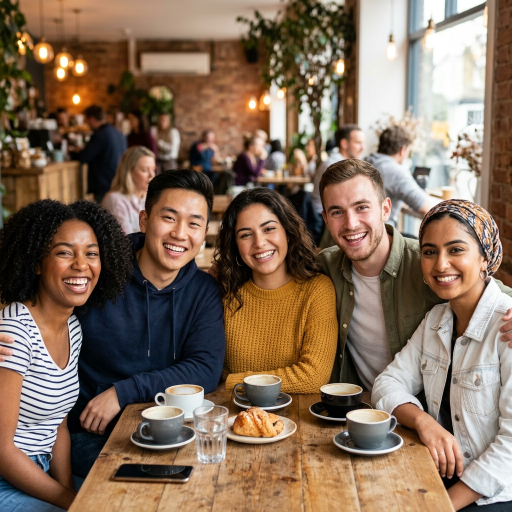
#> input picture Images/sample_group.png, 1024 x 1024 px (shown at 1/2 size)
$ python -i model.py   (imports and definitions only)
#> lines starting #> are read from the running program, lines starting #| are printed output that depends on the picture
import os
import cv2
import numpy as np
import urllib.request
from PIL import Image, ImageDraw

# Configuration paths relative to this file
BASE_DIR = os.path.dirname(os.path.abspath(__file__))
DATASET_DIR = os.path.join(BASE_DIR, "dataset")
CASCADE_PATH = os.path.join(DATASET_DIR, "haarcascade_frontalface_default.xml")

def get_cascade_path():
    """Retrieves the Haar Cascade XML path, downloading it if missing."""
    if os.path.exists(CASCADE_PATH):
        return CASCADE_PATH

    url = "https://raw.githubusercontent.com/opencv/opencv/master/data/haarcascades/haarcascade_frontalface_default.xml"
    os.makedirs(DATASET_DIR, exist_ok=True)
    try:
        print(f"[INFO] Downloading Haar Cascade XML from {url}...")
        urllib.request.urlretrieve(url, CASCADE_PATH)
        print("[SUCCESS] Haar Cascade XML successfully saved!")
        return CASCADE_PATH
    except Exception as e:
        print(f"[WARNING] Failed to download Haar Cascade: {e}")
        raise FileNotFoundError(f"Could not load Haar Cascade xml file: {e}")

def detect_faces(img_pil, scale_factor=1.1, min_neighbors=5):
    """Detects faces in a PIL Image using OpenCV's Haar Cascade.

    Args:
        img_pil: Pillow Image object.
        scale_factor: How much the image size is reduced at each image scale.
        min_neighbors: How many neighbors each candidate rectangle should have.

    Returns:
        List of coordinates: [(x, y, w, h), ...]
    """
    # 1. Convert PIL image to NumPy array
    img_np = np.array(img_pil)

    # Ensure standard RGB channel format
    if img_pil.mode != "RGB":
        img_np = cv2.cvtColor(img_np, cv2.COLOR_RGBA2RGB)

    # 2. Convert RGB to Grayscale (standard preprocessing step for Haar Cascade)
    gray = cv2.cvtColor(img_np, cv2.COLOR_RGB2GRAY)

    # 3. Load pre-trained Haar Cascade classifier
    cascade_file = get_cascade_path()
    face_cascade = cv2.CascadeClassifier(cascade_file)

    # 4. Run face detection
    faces = face_cascade.detectMultiScale(
        gray,
        scaleFactor=scale_factor,
        minNeighbors=min_neighbors,
        minSize=(30, 30)
    )

    # Return list of bounding coordinates
    return [tuple(map(int, face)) for face in faces]

def draw_faces(img_pil, faces_coords):
    """Draws colored bounding boxes around coordinates on a PIL Image."""
    img_drawn = img_pil.copy()
    draw = ImageDraw.Draw(img_drawn)
    for (x, y, w, h) in faces_coords:
        # Draw a thick green rectangle
        draw.rectangle([x, y, x + w, y + h], outline="#38ef7d", width=3)
    return img_drawn

def crop_faces(img_pil, faces_coords):
    """Crops out individual face regions from a PIL Image."""
    crops = []
    for (x, y, w, h) in faces_coords:
        face_crop = img_pil.crop((x, y, x + w, y + h))
        crops.append(face_crop)
    return crops

# [4 lines not run here, left out]

>>> from PIL import Image
>>> picture = Image.open('Images/sample_group.png')
#> picture is the input picture: PIL image 1024x1024 RGB; mean R, G, B 131.7, 108.9, 90.5
>>> result = detect_faces(picture)
#> in detect_faces, `gray = cv2.cvtColor(img_np, cv2.COLOR_RGB2GRAY)`:
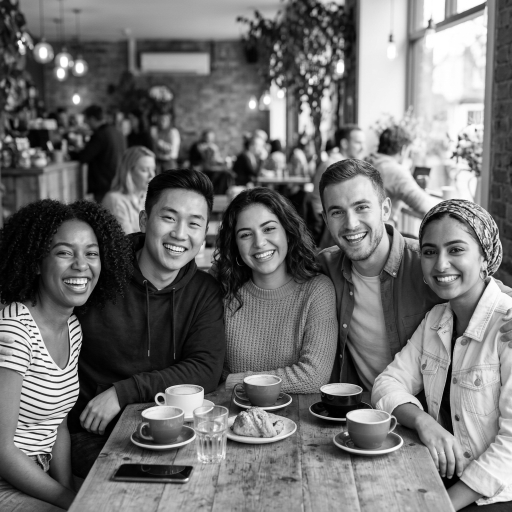
#> gray: shape (1024, 1024) (shown at 1/2 size); min 0, max 255, mean 113.6
#> in detect_faces, `faces = face_cascade.detectMultiScale( gray, scaleFactor=scale_factor,..`: faces = [[696, 261, 56, 56], [91, 453, 131, 131], [457, 414, 125, 125], [630, 366, 138, 138], [813, 445, 147, 147], [288, 379, 148, 148]]
#> result = [(696, 261, 56, 56), (91, 453, 131, 131), (457, 414, 125, 125), (630, 366, 138, 138), (813, 445, 147, 147), (288, 379, 148, 148)]

$ run again, on Images/sample_no_face.png
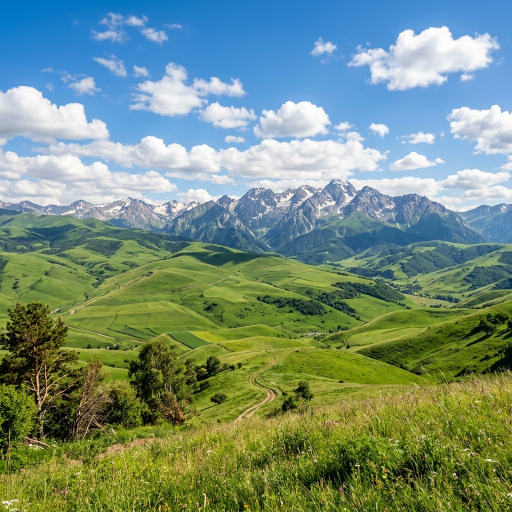
#> input picture Images/sample_no_face.png, 1024 x 1024 px (shown at 1/2 size)
#> picture is the input picture: PIL image 1024x1024 RGB; mean R, G, B 117.8, 143.1, 123.8
#> in detect_faces, `gray = cv2.cvtColor(img_np, cv2.COLOR_RGB2GRAY)`:
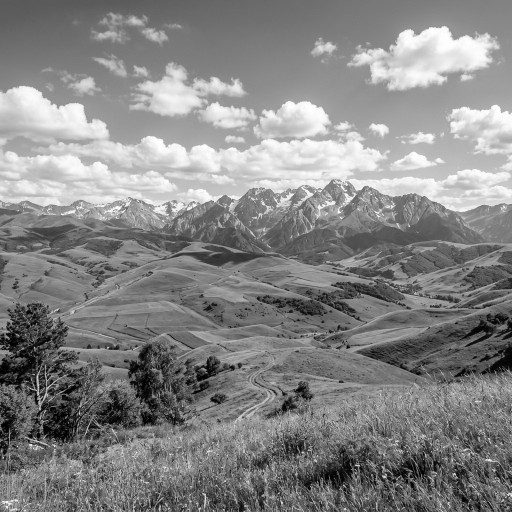
#> gray: shape (1024, 1024) (shown at 1/2 size); min 0, max 255, mean 133.3
#> faces = ()
#> result = []

$ run again, on Images/sample_single.png
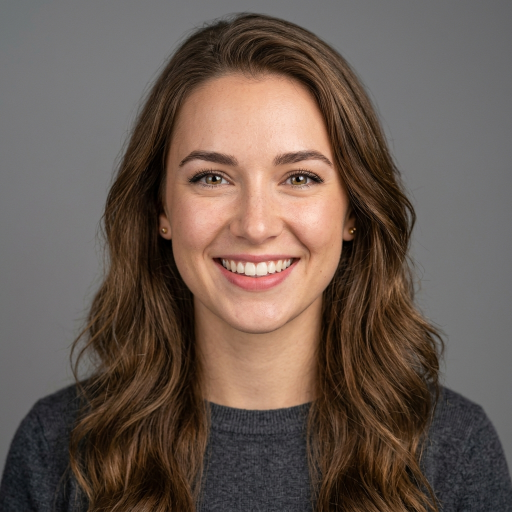
#> input picture Images/sample_single.png, 1024 x 1024 px (shown at 1/2 size)
#> picture is the input picture: PIL image 1024x1024 RGB; mean R, G, B 105.4, 89.9, 80.9
#> in detect_faces, `gray = cv2.cvtColor(img_np, cv2.COLOR_RGB2GRAY)`:
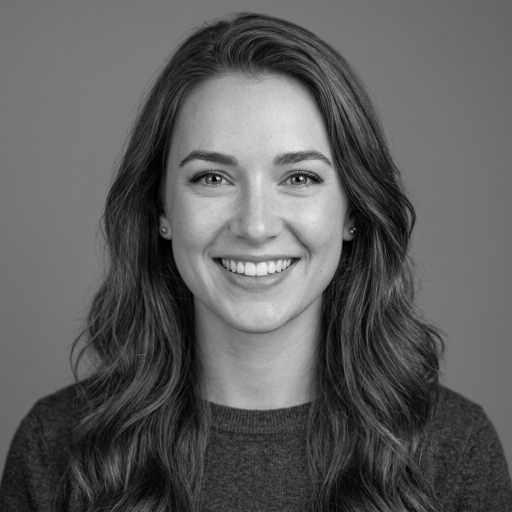
#> gray: shape (1024, 1024) (shown at 1/2 size); min 0, max 246, mean 93.5
#> faces = [[281, 177, 455, 455]]
#> result = [(281, 177, 455, 455)]
